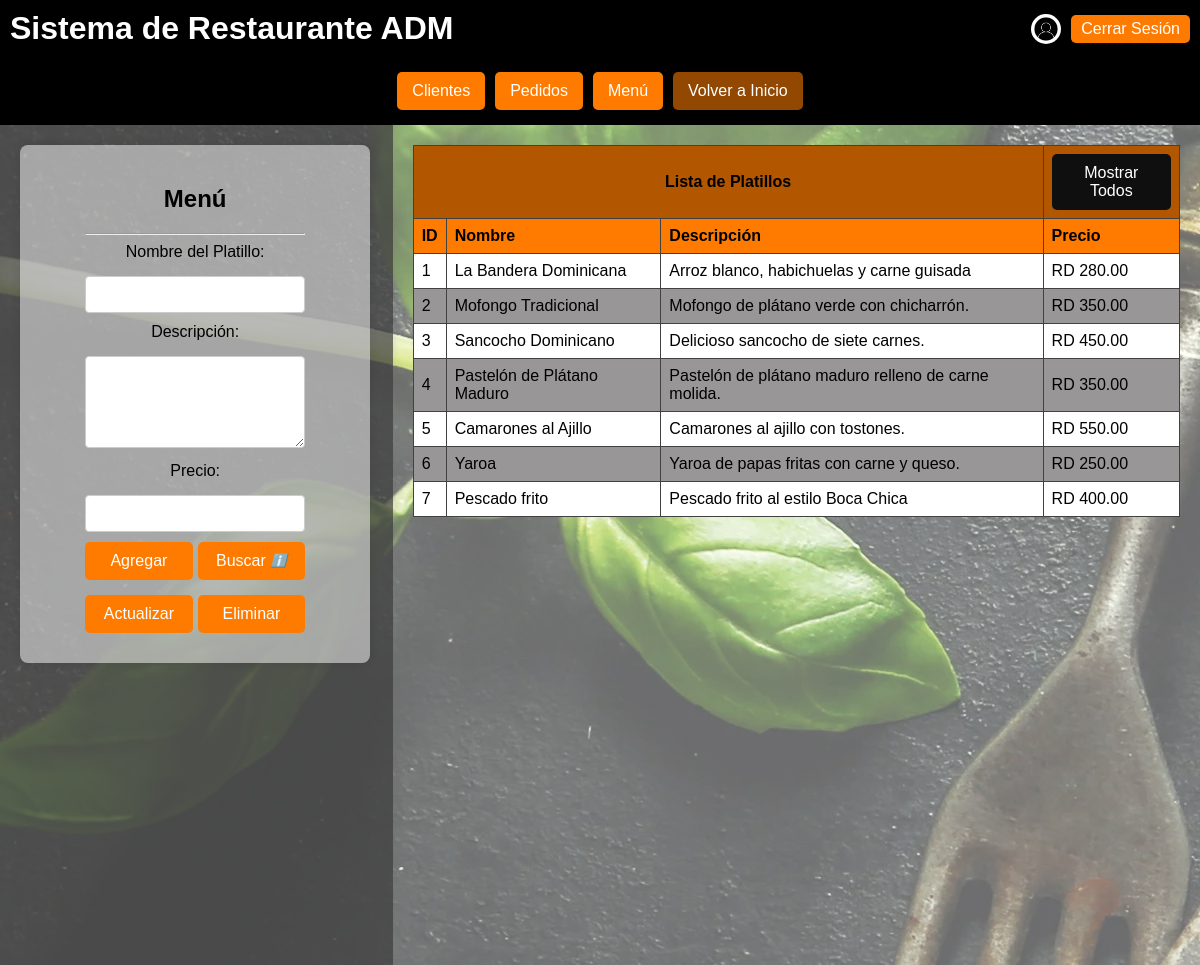
/home/menu/ (signed in), run on the app's committed database.
### Web_Restaurante/models.py (models this page shows, shortened)
class Menu(models.Model):
    nombre = models.CharField(max_length=100)
    descripcion = models.TextField()
    precio = models.DecimalField(max_digits=5, decimal_places=2)

### Web_Restaurante/views.py (the view)
# urls.py: path('home/menu/', views.menu_view, name='menu'),
@login_required
def menu_view(request):
    buscar_form = BuscarMenuForm(request.GET)
    dishes = Menu.objects.all()
    form = MenuForm()
    if request.method == 'POST':
        if 'actualizar' in request.POST:
            dish_id = request.POST.get('dish_id')
            if dish_id:
                dish = get_object_or_404(Menu, pk=dish_id)
                form = MenuForm(request.POST, instance=dish)
                if form.is_valid():
                    form.save()
                    return redirect('menu')
        elif 'eliminar' in request.POST:
            dish_id = request.POST.get('dish_id')
            if dish_id:
                dish = get_object_or_404(Menu, pk=dish_id)
                dish.delete()
                return redirect('menu')
        elif 'buscar' in request.POST:
            nombre = request.POST.get('nombre')
            if nombre:
                dishes = dishes.filter(nombre__icontains=nombre)
        else:
            form = MenuForm(request.POST)
            if form.is_valid():
                form.save()
                return redirect('menu')
    else:
        form = MenuForm()
    if buscar_form.is_valid():
        nombre = buscar_form.cleaned_data['nombre']
        if nombre:
            dishes = dishes.filter(nombre__icontains=nombre)
    return render(request, 'menu.html', {'form': form, 'buscar_form': buscar_form, 'dishes': dishes})

### Web_Restaurante/forms.py
class MenuForm(forms.ModelForm):
    class Meta:
        model = Menu
        fields = ['nombre', 'descripcion', 'precio']

class BuscarMenuForm(forms.Form):
    nombre = forms.CharField(max_length=100, required=False)

### Web_Restaurante/templates/menu.html (shortened to what this page needs)
{% extends "client.html" %}
{% load static %}
{% block sidebar_content %}
    <div class="Dishes-content">
        <h2>Menú</h2>
        <hr>
        <form method="post" id="menu-form">
            <label for="dish_name">Nombre del Platillo:</label>
            <input type="text" name="nombre" id="dish_name">
            <label for="dish_description">Descripción:</label>
            <textarea name="descripcion" id="dish_description"></textarea>
            <label for="dish_price">Precio:</label>
            <input type="number" name="precio" id="dish_price" step="0.01">
            <ul class="sidebar-btn-list">
                <li><button type="submit" class="btn-sidebar" name="agregar">Agregar</button></li>
                <li>
                    <button type="submit" class="btn-sidebar" name="buscar">
                        Buscar
                        <span class="tooltip">
                            <i class="info-icon">ℹ️</i>
                        </span>
                    </button>
                </li>
                <li><button type="submit" class="btn-sidebar" name="actualizar">Actualizar</button></li>
                <li><button type="submit" class="btn-sidebar" name="eliminar">Eliminar</button></li>
            </ul>
        </form>
    </div>
{% endblock %}
{% block table_content %}
    <table class="menu-table">
        <thead>
            <tr>
                <th colspan="3" style="text-align: center; background-color: #b25600;">Lista de Platillos</th>
                <th style="background-color: #b25600;"><button type="button" id="show-all-clients" class="btn-show-all btn-table">Mostrar Todos</button></th>
            </tr>
            <tr>
                <th>ID</th>
                <th>Nombre</th>
                <th>Descripción</th>
                <th>Precio</th>
            </tr>
        </thead>
        <tbody>
            {% for dish in dishes %}
            <tr onclick="fillForm('{{ dish.id }}', '{{ dish.nombre }}', '{{ dish.descripcion }}', '{{ dish.precio }}')">
                <td>{{ dish.id }}</td>
                <td>{{ dish.nombre }}</td>
                <td>{{ dish.descripcion }}</td>
                <td>RD {{ dish.precio }}</td>
            </tr>
            {% endfor %}
        </tbody>
    </table>
{% endblock %}

### Web_Restaurante/static/css/base_style.css (style rules this page uses)
body { margin: 0; font-family: sans-serif; background-image: url('../images/background.webp'); background-size: auto; background-color: #000000; background-repeat: no-repeat; height: 100vh; }

### Web_Restaurante/static/css/sidebar_style.css (style rules this page uses)
label { display: block; margin-bottom: 5px; }
.form-container input[type="text"], .form-container input[type="email"], .form-container input[type="tel"], .form-container select[id="genero"], .form-container select[id="plato"], .form-container select[id="order_cliente"], .form-container select[id="order_estado"], .form-container input[type="number"], .form-container input[type="date"] { width: 90%; padding: 10px; margin: 10px 0; border: 1px solid #ccc; border-radius: 4px; }
.form-container textarea[id="dish_description"] { height: 70px; width: 90%; max-width: 198px ; min-width: 198px ; min-height: 70px; padding: 10px; margin: 10px 0; border: 1px solid #ccc; border-radius: 4px; }
.sidebar-btn-list { display: grid; grid-template-columns: repeat(2, 1fr); gap: 5px; width: 100%; padding: 0; margin: 10px 0; }
.sidebar-btn-list li { width: 100%; margin: 0; }
.sidebar ul { list-style: none; padding: 0; margin: 0; }
.sidebar li { margin-bottom: 10px; }
.btn-sidebar { background-color: #ff7b00; color: white; font-size: 16px; width: 100%; border: none; padding: 10px; margin: 0; border-radius: 5px; cursor: pointer; font-size: 16px; display: flex; align-items: center; justify-content: center; }
.btn-table { background-color: #100f0f; color: white; font-size: 16px; width: 100%; border: none; padding: 10px; margin: 0; border-radius: 5px; cursor: pointer; font-size: 16px; display: flex; align-items: center; justify-content: center; }
.clients-table, .menu-table { width: 100%; border-collapse: collapse; background-color: #ffffff; }
.clients-table th, .clients-table td, .menu-table th, .menu-table td { border: 1px solid #414141; padding: 8px; text-align: left; }
.clients-table th, .menu-table th { background-color: #ff7b00; color: black; }
.clients-table tr, .menu-table tr:nth-child(even) { background-color: #989696; }
.tooltip { position: relative; display: inline-block; margin-left: 5px; }
.info-icon { font-size: 0.8em; margin-left: 0px; cursor: pointer; color: #28492b; }
.btn-sidebar .tooltip { display: inline-flex; align-items: center; }

### data on the page
Menu: id "1", nombre "La Bandera Dominicana", descripcion "Arroz blanco, habichuelas y carne guisada", precio "280.00"
Menu: id "2", nombre "Mofongo Tradicional", descripcion "Mofongo de plátano verde con chicharrón.", precio "350.00"
Menu: id "3", nombre "Sancocho Dominicano", descripcion "Delicioso sancocho de siete carnes.", precio "450.00"
Menu: id "4", nombre "Pastelón de Plátano Maduro", descripcion "Pastelón de plátano maduro relleno de carne molida.", precio "350.00"
Menu: id "5", nombre "Camarones al Ajillo", descripcion "Camarones al ajillo con tostones.", precio "550.00"
Menu: id "6", nombre "Yaroa", descripcion "Yaroa de papas fritas con carne y queso.", precio "250.00"
Menu: id "7", nombre "Pescado frito", descripcion "Pescado frito al estilo Boca Chica", precio "400.00"
